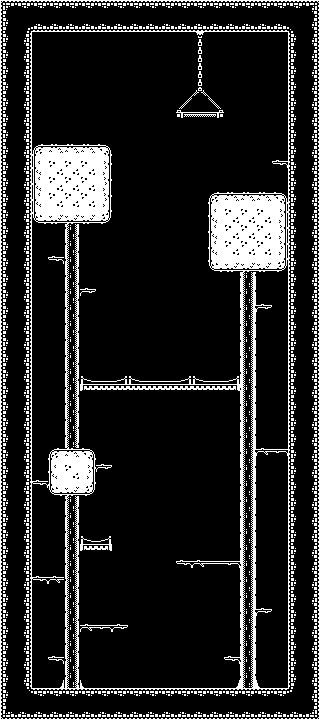

This game map was drawn from its Tiled (.tmx) file and the tilesets committed beside it. A one-line description and the trimmed map source follow:
An orthogonal 20x45 tile map with 16x16 px tiles, 4 tile layers (ground, decoration, foreground, platforms), 1 hidden layer not drawn, 2 tilesets and 12 objects (5x torch, 2x gem, 2x moving-platform, key, goal, ...).

<map version="1.10" tiledversion="1.12.2" orientation="orthogonal" renderorder="right-down" width="20" height="45" tilewidth="16" tileheight="16" infinite="0" nextlayerid="12" nextobjectid="83">
 <editorsettings>
  <export target="level4.json" format="json" />
 </editorsettings>
 <tileset firstgid="1" name="monochrome_tilemap_transparent_packed" tilewidth="16" tileheight="16" tilecount="400" columns="20">
  <image source="../images/monochrome_tilemap_transparent_packed.png" width="320" height="320" />
  <tile id="248">
   <properties>
    <property name="active" type="bool" value="false" />
   </properties>
  </tile>
 </tileset>
 <tileset firstgid="401" name="monochrome_tilemap_packed" tilewidth="16" tileheight="16" tilecount="400" columns="20">
  <image source="../images/monochrome_tilemap_packed.png" width="320" height="320" />
 </tileset>
 <layer id="4" name="background" width="20" height="45" visible="0">
  <data>[900 cells, 900 non-empty, 1 distinct tile ids]</data>
 </layer>
 <layer id="1" name="ground" width="20" height="45">
  <data>[900 cells, 375 non-empty, 28 distinct tile ids]</data>
 </layer>
 <layer id="2" name="decoration" width="20" height="45">
  <data>[900 cells, 0 non-empty, 0 distinct tile ids]</data>
 </layer>
 <layer id="5" name="foreground" width="20" height="45">
  <data>[900 cells, 22 non-empty, 10 distinct tile ids]</data>
 </layer>
 <layer id="10" name="platforms" width="20" height="45">
  <data>[900 cells, 15 non-empty, 6 distinct tile ids]</data>
 </layer>
 <objectgroup id="8" name="triggers">
  <object id="73" name="gem" type="gem" gid="103" x="96" y="464" width="16" height="16">
   <properties>
    <property name="value" type="int" value="1" />
   </properties>
  </object>
  <object id="80" name="key" type="key" gid="97" x="80" y="288" width="16" height="16" />
  <object id="81" name="gem" type="gem" gid="103" x="272" y="160" width="16" height="16">
   <properties>
    <property name="value" type="int" value="1" />
   </properties>
  </object>
  <object id="82" name="goal" type="goal" gid="390" x="192" y="112" width="16" height="16" />
 </objectgroup>
 <objectgroup id="11" name="hazards">
  <object id="76" name="L" type="moving-platform" gid="65" x="144" y="320" width="16" height="16">
   <properties>
    <property name="move-x" type="int" value="0" />
    <property name="move-y" type="int" value="60" />
    <property name="speed" type="int" value="20" />
   </properties>
  </object>
  <object id="77" name="R" type="moving-platform" gid="67" x="160" y="320" width="16" height="16">
   <properties>
    <property name="move-x" type="int" value="0" />
    <property name="move-y" type="int" value="60" />
    <property name="speed" type="int" value="20" />
   </properties>
  </object>
 </objectgroup>
 <objectgroup id="7" name="lights">
  <object id="71" name="torch" type="torch" gid="249" x="176" y="688" width="16" height="16">
   <properties>
    <property name="active" type="bool" value="false" />
    <property name="color" type="color" value="#ffff8c32" />
    <property name="effect" value="flicker" />
    <property name="radius" type="int" value="50" />
   </properties>
  </object>
  <object id="72" name="torch" type="torch" gid="249" x="208" y="560" width="16" height="16">
   <properties>
    <property name="active" type="bool" value="false" />
    <property name="color" type="color" value="#ffff8c32" />
    <property name="effect" value="flicker" />
    <property name="radius" type="int" value="50" />
   </properties>
  </object>
  <object id="74" name="torch" type="torch" gid="249" x="96" y="384" width="16" height="16">
   <properties>
    <property name="active" type="bool" value="false" />
    <property name="color" type="color" value="#ffff8c32" />
    <property name="effect" value="flicker" />
    <property name="radius" type="int" value="50" />
   </properties>
  </object>
  <object id="75" name="torch" type="torch" gid="249" x="208" y="384" width="16" height="16">
   <properties>
    <property name="active" type="bool" value="false" />
    <property name="color" type="color" value="#ffff8c32" />
    <property name="effect" value="flicker" />
    <property name="radius" type="int" value="50" />
   </properties>
  </object>
  <object id="79" name="torch" type="torch" gid="249" x="48" y="144" width="16" height="16">
   <properties>
    <property name="active" type="bool" value="false" />
    <property name="color" type="color" value="#ffff8c32" />
    <property name="effect" value="flicker" />
    <property name="radius" type="int" value="50" />
   </properties>
  </object>
 </objectgroup>
 <objectgroup id="6" name="spawns">
  <object id="70" name="player" type="player" x="144" y="688">
   <point />
  </object>
 </objectgroup>
</map>
